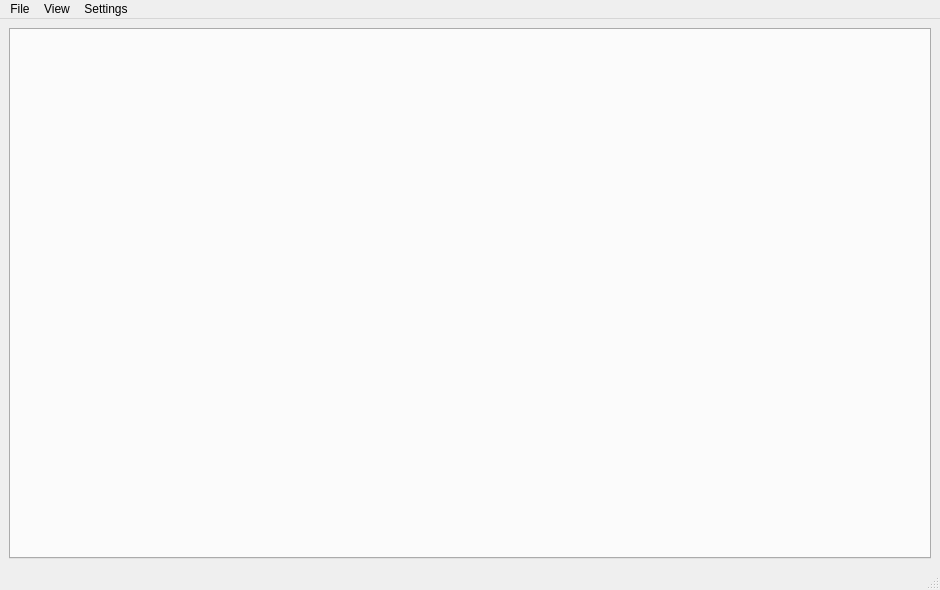
<?xml version="1.0" encoding="UTF-8"?>
<ui version="4.0">
 <class>MainWindow</class>
 <widget class="QMainWindow" name="MainWindow">
  <property name="geometry">
   <rect>
    <x>0</x>
    <y>0</y>
    <width>940</width>
    <height>590</height>
   </rect>
  </property>
  <property name="windowTitle">
   <string>Speechy Keen</string>
  </property>
  <property name="windowIcon">
   <iconset>
    <normaloff>:/Images/SpeechyKeenLogo.png</normaloff>:/Images/SpeechyKeenLogo.png</iconset>
  </property>
  <property name="iconSize">
   <size>
    <width>40</width>
    <height>40</height>
   </size>
  </property>
  <widget class="QWidget" name="centralwidget">
   <layout class="QHBoxLayout" name="horizontalLayout">
    <item>
     <widget class="QTabWidget" name="tabWidget">
      <property name="currentIndex">
       <number>-1</number>
      </property>
     </widget>
    </item>
   </layout>
  </widget>
  <widget class="QMenuBar" name="menubar">
   <property name="geometry">
    <rect>
     <x>0</x>
     <y>0</y>
     <width>940</width>
     <height>31</height>
    </rect>
   </property>
   <widget class="QMenu" name="menuFile">
    <property name="title">
     <string>File</string>
    </property>
    <addaction name="actionOpen"/>
    <addaction name="actionExit"/>
   </widget>
   <widget class="QMenu" name="menuView">
    <property name="title">
     <string>View</string>
    </property>
    <addaction name="actionDashboard"/>
    <addaction name="actionSpeech_Notes"/>
    <addaction name="actionPresentation"/>
   </widget>
   <widget class="QMenu" name="menuSettings">
    <property name="title">
     <string>Settings</string>
    </property>
    <addaction name="actionAll_Settings"/>
    <addaction name="separator"/>
    <addaction name="actionFlags"/>
    <addaction name="actionDashboard_Widgets"/>
    <addaction name="actionPresentation_Widgets"/>
    <addaction name="actionTheme"/>
    <addaction name="actionPreference_Profiles"/>
   </widget>
   <addaction name="menuFile"/>
   <addaction name="menuView"/>
   <addaction name="menuSettings"/>
  </widget>
  <widget class="QStatusBar" name="statusbar"/>
  <action name="actionDashboard">
   <property name="text">
    <string>Dashboard</string>
   </property>
  </action>
  <action name="actionSpeech_Notes">
   <property name="text">
    <string>Speech Notes</string>
   </property>
  </action>
  <action name="actionOpen">
   <property name="text">
    <string>Open Speech</string>
   </property>
  </action>
  <action name="actionFlags">
   <property name="text">
    <string>Alert Flags</string>
   </property>
  </action>
  <action name="actionDashboard_Widgets">
   <property name="text">
    <string>Dashboard Widgets</string>
   </property>
  </action>
  <action name="actionTheme">
   <property name="text">
    <string>Theme</string>
   </property>
  </action>
  <action name="actionPreference_Profiles">
   <property name="text">
    <string>Preference Profiles</string>
   </property>
  </action>
  <action name="actionPresentation_Widgets">
   <property name="text">
    <string>Presentation Widgets</string>
   </property>
  </action>
  <action name="actionAll_Settings">
   <property name="text">
    <string>All Settings</string>
   </property>
  </action>
  <action name="actionPresentation">
   <property name="text">
    <string>Presentation</string>
   </property>
  </action>
  <action name="actionExit">
   <property name="text">
    <string>Exit</string>
   </property>
  </action>
 </widget>
 <resources>
  <include location="resources.qrc"/>
  <include location="resources.qrc"/>
 </resources>
 <connections/>
</ui>
